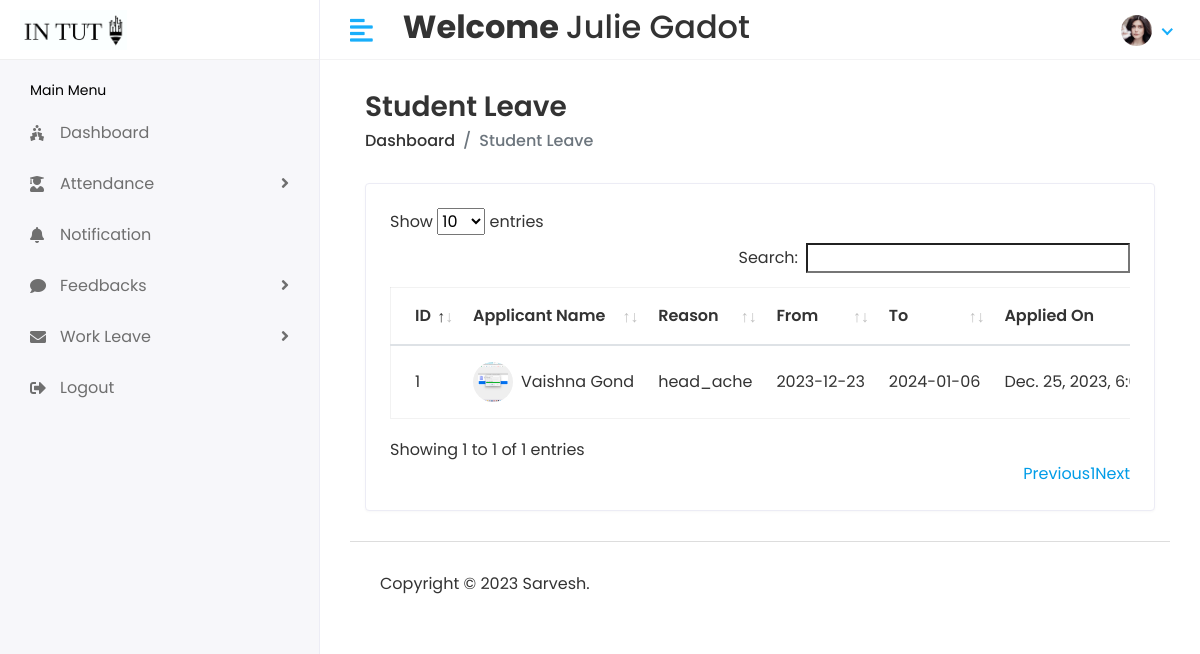
The page /Hod/student/leave (signed in) on the database its author committed.
### stuapp/models.py (models this page shows, shortened)
class CustomUser(AbstractUser):
    USER={
        (1,'HOD'),(2,'STAFF'),(3,'STUDENT')
    }
    user_type=models.CharField(choices=USER,max_length=100,default=1)
    profile_pic=models.ImageField(upload_to='media/profile_pic')

class StudentLeave(models.Model):
    studentID=models.ForeignKey(Student,on_delete=models.CASCADE)
    fromdate=models.CharField(max_length=20)
    todate=models.CharField(max_length=20)
    status=models.IntegerField(default=0)
    message=models.TextField()
    created_at=models.DateTimeField(auto_now_add=True)

class Student(models.Model):
    admin=models.OneToOneField(CustomUser,on_delete=models.CASCADE)
    address=models.TextField()
    gender=models.CharField(max_length=100)
    branch_id=models.ForeignKey(Branch,on_delete=models.DO_NOTHING)
    acad_year_id=models.ForeignKey(Acad_year,on_delete=models.DO_NOTHING)
    created_at=models.DateTimeField(auto_now_add=True)
    updated_at=models.DateField(auto_now=True)
    studentmob=models.CharField(max_length=100,default="0")
    parentmob=models.CharField(max_length=100,default="0")
    dob=models.DateField(default=datetime.now)

### student/hodviews.py (the view)
# urls.py: path('Hod/student/leave',hodviews.hodstudentleave,name='hodstudentleave'),
@login_required(login_url='/')
def hodstudentleave(request):
    student=StudentLeave.objects.all()
    return render(request,'hod/studentleave.html',{'list':student})

### templates/hod/studentleave.html (shortened to what this page needs)
{% extends 'base.html' %}
{% block content %}
{% load static %}
<div class="content container-fluid">
   <div class="page-header">
      <div class="row align-items-center">
         <div class="col">
            <h3 class="page-title">Student Leave </h3>
            <ul class="breadcrumb">
               <li class="breadcrumb-item"><a href="{% url 'hodhome'%}">Dashboard</a></li>
               <li class="breadcrumb-item active">Student Leave</li>
            </ul>
         </div>
      </div>
   </div>
   <div class="row">
      <div class="col-sm-12">
         <div class="card card-table">
            <div class="card-body">
               <div class="table-responsive">
                  <table id="table_id" class="table table-hover table-center mb-0">
                     <thead>
                        <tr>
                            <th>ID</th>
                            <th>Applicant Name </th>
                           <th>Reason</th>
                           <th>From</th>
                           <th>To</th>
                           <th>Applied On </th>
                        </tr>
                     </thead>
                     <tbody>
                        {% for i in list %}
                        <tr>
                           <td>{{i.id}}</td>
                            <td>
                                <h2 class="table-avatar">
                                   <a href="{% url 'viewstudent' i.studentID.id %}" class="avatar avatar-sm mr-2"><img class="avatar-img rounded-circle" src="/{{i.studentID.admin.profile_pic}}" alt="User Image"></a>
                                   <a href="{% url 'viewstudent' i.studentID.id %}">{{i.studentID.admin.first_name}}&nbsp;{{i.studentID.admin.last_name}}</a>
                                </h2>
                             </td>
                            <td>{{i.message}}</td>
                           <td>{{i.fromdate}}</td>
                           <td>{{i.todate}}</td>
                           <td>{{i.created_at}}</td>
                        </tr>
                        {% endfor %}
                     </tbody>
                  </table>
               </div>
            </div>
         </div>
      </div>
   </div>
</div>
{% endblock %}

### templates/includes/header.html (shortened to what this page needs)
{% load static %}
<div class="header" >
    <div class="header-left" style="background-color:white">
        {% if user.user_type == '1' %}
        <a href="{% url 'hodhome'%}" class="logo container" >
            <img src="{% static 'assets/img/logo1big.png'%}" width="300px" height="100px" alt="Logo">
        </a>
        {% elif user.user_type == '2' %}
        <a href="{% url 'staffhome'%}" class="logo">
            <img src="{% static 'assets/img/logo1big.png'%}" alt="Logo">
        </a>
        {% else %}
        <a href="{% url 'studenthome'%}" class="logo">
            <img src="{% static 'assets/img/logo1big.png'%}" alt="Logo">
        </a>
        {% endif %}
    </div>
    <a href="javascript:void(0);" id="toggle_btn">
        <i class="fas fa-align-left"></i>
    </a>
    <div class="top-nav-search my-2">
        <h2><strong> Welcome </strong> {{user.first_name}} {{user.last_name}} </h2>
    </div>
    <ul class="nav user-menu">
        <li class="nav-item dropdown has-arrow">
            <a href="#" class="dropdown-toggle nav-link" data-toggle="dropdown">
                {% if user.profile_pic == "" %}
                <span class="user-img"><img class="rounded-circle" src="{% static 'assets/img/noimg.jpg' %}" width="31"
                        ></span>
                {% else %}
                <span class="user-img"><img class="rounded-circle" src="/{{user.profile_pic}}" width="31"
                        alt="Ryan Taylor"></span>
                {% endif %}
            </a>
        </li>
    </ul>
</div>

### static/assets/css/style.css (style rules this page uses)
html { height: 100%; }
body { background-color: #fff; color: #333; font-family: 'Poppins', sans-serif; font-size: 1rem; height: 100%; line-height: 1.5; overflow-x: hidden; }
h1, h2, h3, h4, h5, h6 { font-family: 'Poppins', sans-serif; margin-top: 0; }
a { color: #009ce7; }
input, button, a { transition: all 0.4s ease; -moz-transition: all 0.4s ease; -o-transition: all 0.4s ease; -ms-transition: all 0.4s ease; -webkit-transition: all 0.4s ease; }
ul, ol { padding: 0px; list-style: none; }
.table { color: #333; max-width: 100%; margin-bottom: 0; width: 100%; }
.table.dataTable { border-collapse: collapse !important; border: 1px solid rgba(0, 0, 0, 0.05); }
table.table td h2 { display: inline-block; font-size: inherit; font-weight: 400; margin: 0; padding: 0; vertical-align: middle; }
table.table td h2.table-avatar { align-items: center; display: inline-flex; font-size: inherit; font-weight: 400; margin: 0; padding: 0; vertical-align: middle; white-space: nowrap; }
table.table td h2 a { color: #333; }
.table thead tr th { font-weight: 600; }
.table tbody tr { border-bottom: 1px solid rgba(0, 0, 0, 0.05); }
.table.table-center td, .table.table-center th { vertical-align: middle; }
.card-table .card-body .table > thead > tr > th { border-top: 0; }
.card-table .card-body .table tr td:first-child, .card-table .card-body .table tr th:first-child { padding-left: 1.5rem; }
.card-table .table td, .card-table .table th { border-top: 1px solid #e2e5e8; padding: 1rem 0.75rem; white-space: nowrap; }
.card { border: 1px solid #ececf5; box-shadow: 0 1px 3px 0 rgba(0, 0, 0, 0.03); margin-bottom: 1.875rem; }
.card-body { padding: 1.5rem; }
.avatar { position: relative; display: inline-block; width: 3rem; height: 3rem }
.avatar > img { width: 100%; height: 100%; -o-object-fit: cover; object-fit: cover; }
.avatar-sm { width: 2.5rem; height: 2.5rem; }
.header { background-color: #fff; border-bottom: 1px solid #f3f3f4; left: 0; position: fixed; right: 0; top: 0; z-index: 1001; height: 60px; }
.header .header-left { float: left; height: 60px; padding: 0 20px; position: relative; width: 320px; z-index: 1; transition: all 0.2s ease-in-out; background-color: #f7f7fa; border-bottom: 1px solid #efefef; border-right: 1px solid #ececf5; display: flex; align-items: center; }
.header .header-left .logo { display: inline-block; line-height: 60px; }
.header .header-left .logo img { max-height: 40px; width: auto; }
.header .dropdown-toggle:after { display: none; }
.header .has-arrow .dropdown-toggle:after { border-top: 0; border-left: 0; border-bottom: 2px solid #18aefa; border-right: 2px solid #18aefa; content: ''; height: 8px; display: inline-block; pointer-events: none; -webkit-transform-origin: 66% 66%; -ms-transform-origin: 66% 66%; transform-origin: 66% 66%; -webkit-transform: rotate(45deg); -ms-transform: rotate(45deg); transform: rotate(45deg); -webkit-transition: all 0.15s ease-in-out; transition: all 0.15s ease-in-out; width: 8px; vertical-align: 0px; }
.user-menu { float: right; margin: 0; position: relative; z-index: 99; padding-right: 15px; }
.user-menu.nav > li > a { color: #a0a0a0; font-size: 14px; line-height: 58px; padding: 0 15px; height: 60px; }
.user-img { margin-right: 3px; position: relative; }
.top-nav-search { float: left; margin-left: 15px; }
.page-header { margin-bottom: 1.875rem; }
.page-header .breadcrumb { background-color: transparent; color: #6c757d; font-size: 1rem; font-weight: 500; margin-bottom: 0; padding: 0; }
.page-header .breadcrumb a { color: #333; }
.page-title { font-size: 28px; font-weight: 600; color: #333; margin-bottom: 5px; }
@media (min-width: 992px) { #toggle_btn { align-items: center; color: #18aefa; display: inline-flex; float: left; font-size: 26px; height: 60px; justify-content: center; margin-left: 15px; padding: 0 15px; } }

### rows shown on the page
CustomUser: first_name "Julie", last_name "Gadot", profile_pic (picture)
StudentLeave: id "1", studentID.admin.profile_pic (picture), studentID.admin.first_name "Vaishna", studentID.admin.last_name "Gond", message "head_ache", fromdate "2023-12-23", todate "2024-01-06", created_at "Dec. 25, 2023,…"
